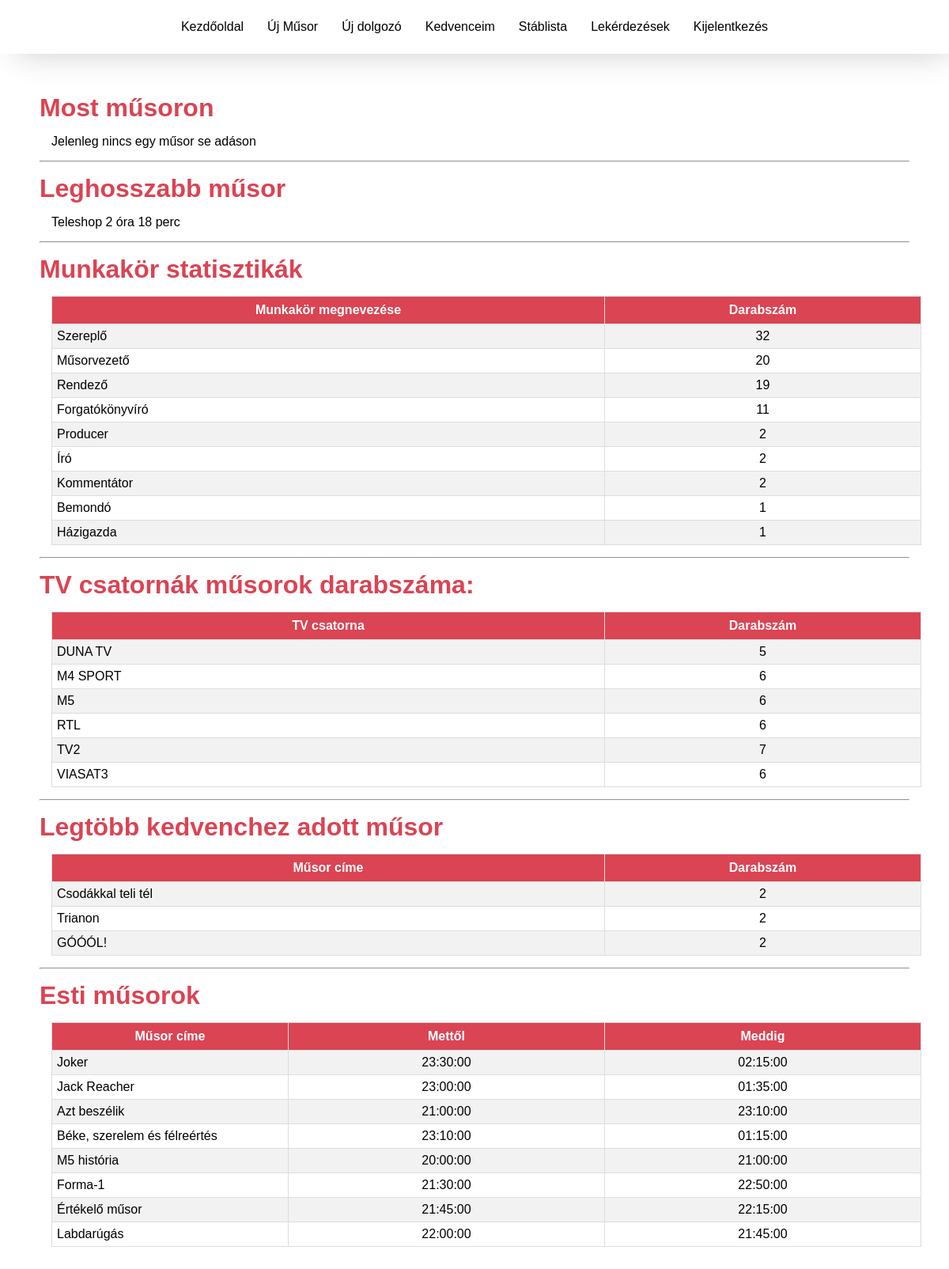
The page /lekerdezesek.php (signed in) on the database its author committed.
### tables this page shows
CREATE TABLE `tvcsatorna` (
  `CsatornaNev` varchar(20) NOT NULL,
  `Felbontas` varchar(10) NOT NULL
);

CREATE TABLE `leadja` (
  `MusorId` int(11) NOT NULL,
  `Datum` date NOT NULL,
  `Mettol` time NOT NULL,
  `Meddig` time NOT NULL,
  `CsatornaNev` varchar(20) DEFAULT NULL
);

CREATE TABLE `musor` (
  `MusorId` int(11) NOT NULL,
  `Hossz` int(3) NOT NULL,
  `Nev` varchar(30) NOT NULL,
  `Korhatar` int(2) NOT NULL,
  `CsatornaNev` varchar(20) DEFAULT NULL
);

### lekerdezesek.php (the view, shortened to what this page needs)
<?php
    include_once("fuggvenyek.php");
    include_once("index.php");
    echo '<div class="container">';
    if(!($connect = konyvtarhozcsatlakozas())) die();
    echo '<h1>'.'Most műsoron'. '</h1>';
    $sql = mysqli_query($connect, "SELECT * FROM `musor` join leadja on musor.MusorId = leadja.MusorId where leadja.datum = CURRENT_DATE and CURRENT_TIME BETWEEN Mettol and Meddig");
    if(mysqli_num_rows($sql) == 0)
    {
        echo '<p>Jelenleg nincs egy műsor se adáson</p>';
    }
    echo '<hr>';
    $sql = mysqli_query($connect, "SELECT max(Hossz) , Nev from musor");
    $tomb = mysqli_fetch_assoc($sql);
    $ora = $tomb["max(Hossz)"]/60;
    $perc = $tomb["max(Hossz)"]%60;
    echo '<h1>'.'Leghosszabb műsor'. '</h1>';
    echo '<p>' .$tomb["Nev"]." " .floor($ora). " óra ". $perc ." perc".'</p>';
    echo '<hr>';
    echo '<h1>Munkakör statisztikák</h1>';
    $sql = mysqli_query($connect, "SELECT MunkaKor, COUNT(*) as darabszam from stablista group by MunkaKor order by darabszam desc");
    echo '<table style="margin: 15px;">';
    echo '<tr>';
    echo '<th>' . "Munkakör megnevezése". '</th>';
    echo '<th style="width: 400px;">' . "Darabszám". '</th>';
    echo '</tr>';
    while ($tomb = mysqli_fetch_assoc($sql))
    {
        echo '<tr>';
            echo '<td>' . $tomb["MunkaKor"].'</td>';
            echo '<td style="text-align: center;">' . $tomb["darabszam"].'</td>';
        echo '</tr>';
    }
    echo '</table>';
    echo '<hr>';
    $sql = mysqli_query($connect, "SELECT tvcsatorna.CsatornaNev, COUNT(*) as musorokszama from musor join tvcsatorna on musor.CsatornaNev = tvcsatorna.CsatornaNev group by tvcsatorna.CsatornaNev");
    echo '<h1>TV csatornák műsorok darabszáma: </h1>';
    echo '<table style="margin: 15px;">';
    echo '<tr>';
    echo '<th>' . "TV csatorna". '</th>';
    echo '<th style="width: 400px;">' . "Darabszám". '</th>';
    echo '</tr>';
    while ($tomb = mysqli_fetch_assoc($sql))
    {
        echo '<tr>';
            echo '<td>' . $tomb["CsatornaNev"].'</td>';
            echo '<td style="text-align: center;">' . $tomb["musorokszama"].'</td>';
        echo '</tr>';
    }
    echo '</table>';
    echo '<hr>';
    echo '<h1>'.'Legtöbb kedvenchez adott műsor'. '</h1>';
    $sql = mysqli_query($connect, "SELECT `musor`.`Nev`, `kedvencek`.`MusorId`, COUNT(kedvencek.MusorId) `db` from kedvencek join musor on musor.MusorId = kedvencek.MusorId
    group by `MusorId` having `db` = (SELECT COUNT(`MusorId`) `darabszam` from kedvencek group by kedvencek.MusorId order by `darabszam` desc limit 1)");
    echo '<table style="margin: 15px;">';
    echo '<tr>';
    echo '<th>' . "Műsor címe". '</th>';
    echo '<th style="width: 400px;">' . "Darabszám". '</th>';
    echo '</tr>';
    while ($tomb = mysqli_fetch_assoc($sql))
    {
    ?>
        <tr>
            <td><?php echo $tomb["Nev"]; ?></td>
            <td style="text-align: center;"><?php echo $tomb["db"]; ?></td>
        </tr>
    <?php
    }
    echo '</table>';
    echo '<hr>';
    echo '<h1>'.'Esti műsorok'. '</h1>';
    $sql = mysqli_query($connect, "SELECT * FROM `musor` join leadja on musor.MusorId = leadja.MusorId where leadja.Mettol >= '20:00' ");
    echo '<table style="margin: 15px;">';
    echo '<tr>';
    echo '<th>' . "Műsor címe". '</th>';
    echo '<th style="width: 400px;">' . "Mettől". '</th>';
    echo '<th style="width: 400px;">' . "Meddig". '</th>';
    echo '</tr>';
    while ($tomb = mysqli_fetch_assoc($sql))
    {
        echo '<tr>';
            echo '<td>' . $tomb["Nev"].'</td>';
            echo '<td style="text-align: center;">' . $tomb["Mettol"].'</td>';
            echo '<td style="text-align: center;">' . $tomb["Meddig"].'</td>';
        echo '</tr>';
    }
    echo '</table>';
?>
</div>

### style.css (style rules this page uses)
* { margin: 0; padding: 0; box-sizing: border-box; font-family: Arial, Helvetica, sans-serif; }
.container { padding: 50px; }
table { border-collapse: collapse; width: 100%; }
table td, table th { border: 1px solid #ddd; padding: 6px; }
table tr:nth-child(even) { background-color: #f2f2f2; }
table th { padding: 8px 5px; text-align: center; background-color: #da4453; color: white; }
table, th, td { border: 1px solid; }
h1 { color: #da4453; }
p { margin: 15px; }
hr { margin: 15px 0; }

### rows shown on the page
tvcsatorna: CsatornaNev "DUNA TV", musorokszama "5"
tvcsatorna: CsatornaNev "M4 SPORT", musorokszama "6"
tvcsatorna: CsatornaNev "M5", musorokszama "6"
tvcsatorna: CsatornaNev "RTL", musorokszama "6"
tvcsatorna: CsatornaNev "TV2", musorokszama "7"
tvcsatorna: CsatornaNev "VIASAT3", musorokszama "6"
leadja: MusorId.Nev "Joker", Mettol "23:30:00", Meddig "02:15:00"
leadja: MusorId.Nev "Jack Reacher", Mettol "23:00:00", Meddig "01:35:00"
leadja: MusorId.Nev "Azt beszélik", Mettol "21:00:00", Meddig "23:10:00"
leadja: MusorId.Nev "Béke, szerelem és félreértés", Mettol "23:10:00", Meddig "01:15:00"
leadja: MusorId.Nev "M5 história", Mettol "20:00:00", Meddig "21:00:00"
leadja: MusorId.Nev "Forma-1", Mettol "21:30:00", Meddig "22:50:00"
leadja: MusorId.Nev "Értékelő műsor", Mettol "21:45:00", Meddig "22:15:00"
leadja: MusorId.Nev "Labdarúgás", Mettol "22:00:00", Meddig "21:45:00"

### other values the page prints
$tomb["Nev"] "Teleshop"
floor($ora) "2"
$perc "18"
$tomb["MunkaKor"] "Szereplő"
$tomb["darabszam"] "32"
$tomb["MunkaKor"] "Műsorvezető"
$tomb["darabszam"] "20"
$tomb["MunkaKor"] "Rendező"
$tomb["darabszam"] "19"
$tomb["MunkaKor"] "Forgatókönyvíró"
$tomb["darabszam"] "11"
$tomb["MunkaKor"] "Producer"
$tomb["darabszam"] "2"
$tomb["MunkaKor"] "Író"
$tomb["MunkaKor"] "Kommentátor"
